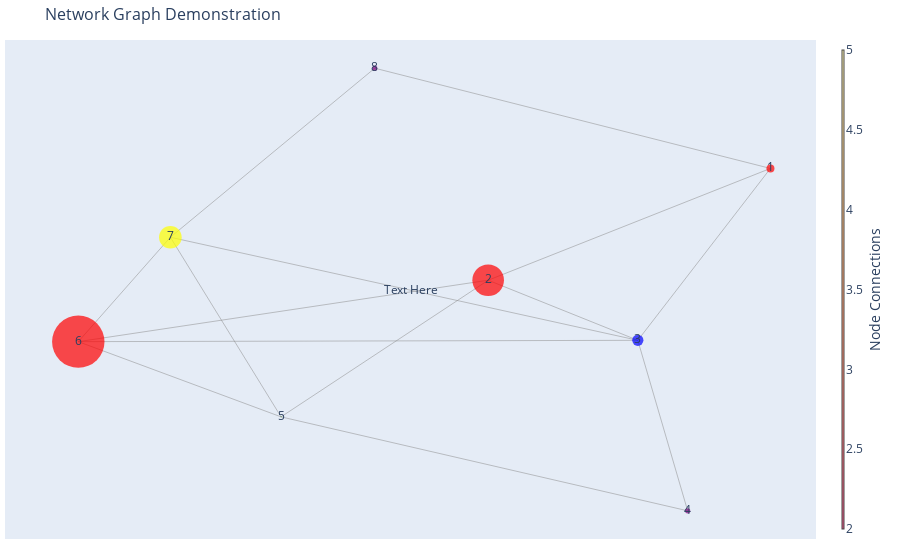

Here is the notebook cell this chart was saved with:
### Code cell
title = "Network Graph Demonstration"
fig = go.Figure(data=[edge_trace, node_trace],
                layout=go.Layout(
                title=title,
                titlefont=dict(size=16),
                showlegend=False,
                hovermode='closest',
                margin=dict(b=21, l=5, r=5, t=40),
                annotations=[dict(
                    text="Text Here",
                    showarrow=False,
                    xref="paper", yref="paper")],
                xaxis=dict(showgrid=False, zeroline=False,
                           showticklabels=False, mirror=True),
                yaxis=dict(showgrid=False, zeroline=False, showticklabels=False, mirror=True)))
fig.show()

### Figure 1 — Plotly figure (JSON) as saved in the notebook; plotly's stock layout.template omitted (floating-point values rounded to 4 significant figures)
{"data": [{"hoverinfo": "none", "line": {"color": "#888", "width": 0.5}, "mode": "lines", "type": "scatter", "x": [0.423, 0.06589, null, 0.423, 0.2552, null, 0.423, -0.07756, null, 0.06589, 0.2552, null, 0.06589, -0.1961, null, 0.06589, -0.4526, null, 0.2552, 0.3183, null, 0.2552, -0.4526, null, 0.2552, -0.3362, null, 0.3183, -0.1961, null, -0.1961, -0.4526, null, -0.1961, -0.3362, null, -0.4526, -0.3362, null, -0.3362, -0.07756, null], "y": [0.559, 0.06709, null, 0.559, -0.1973, null, 0.559, 1, null, 0.06709, -0.1973, null, 0.06709, -0.5341, null, 0.06709, -0.2033, null, -0.1973, -0.9475, null, -0.1973, -0.2033, null, -0.1973, 0.2562, null, -0.9475, -0.5341, null, -0.5341, -0.2033, null, -0.5341, 0.2562, null, -0.2033, 0.2562, null, 0.2562, 1, null]}, {"hoverinfo": "text", "marker": {"color": ["red", "red", "blue", "purple", "green", "red", "yellow", "purple", 3, 4, 5, 2, 4, 4, 4, 2], "colorbar": {"thickness": 1, "title": {"side": "right", "text": "Node Connections"}, "xanchor": "left"}, "colorscale": [[0, "rgb(254, 246, 181)"], [0.1667, "rgb(255, 221, 154)"], [0.3333, "rgb(255, 194, 133)"], [0.5, "rgb(255, 166, 121)"], [0.6667, "rgb(250, 138, 118)"], [0.8333, "rgb(241, 109, 122)"], [1, "rgb(225, 83, 131)"]], "line": {"width": 0}, "reversescale": true, "showscale": true, "size": [8, 31.62, 11.18, 5.196, 1, 52.38, 22.63, 5.196]}, "mode": "markers+text", "text": ["1", "2", "3", "4", "5", "6", "7", "8"], "type": "scatter", "x": [0.423, 0.06589, 0.2552, 0.3183, -0.1961, -0.4526, -0.3362, -0.07756], "y": [0.559, 0.06709, -0.1973, -0.9475, -0.5341, -0.2033, 0.2562, 1]}], "layout": {"annotations": [{"showarrow": false, "text": "Text Here", "xref": "paper", "yref": "paper"}], "hovermode": "closest", "margin": {"b": 21, "l": 5, "r": 5, "t": 40}, "showlegend": false, "title": {"font": {"size": 16}, "text": "Network Graph Demonstration"}, "xaxis": {"mirror": true, "showgrid": false, "showticklabels": false, "zeroline": false}, "yaxis": {"mirror": true, "showgrid": false, "showticklabels": false, "zeroline": false}}}
